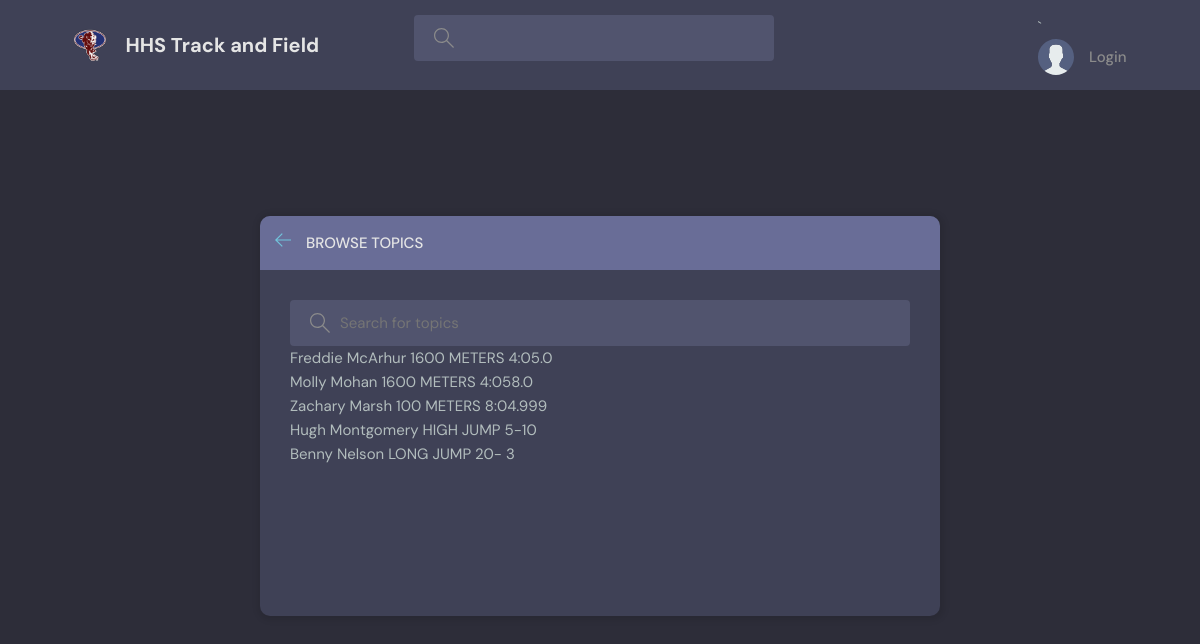
The app's page /recentactivity/, older data.
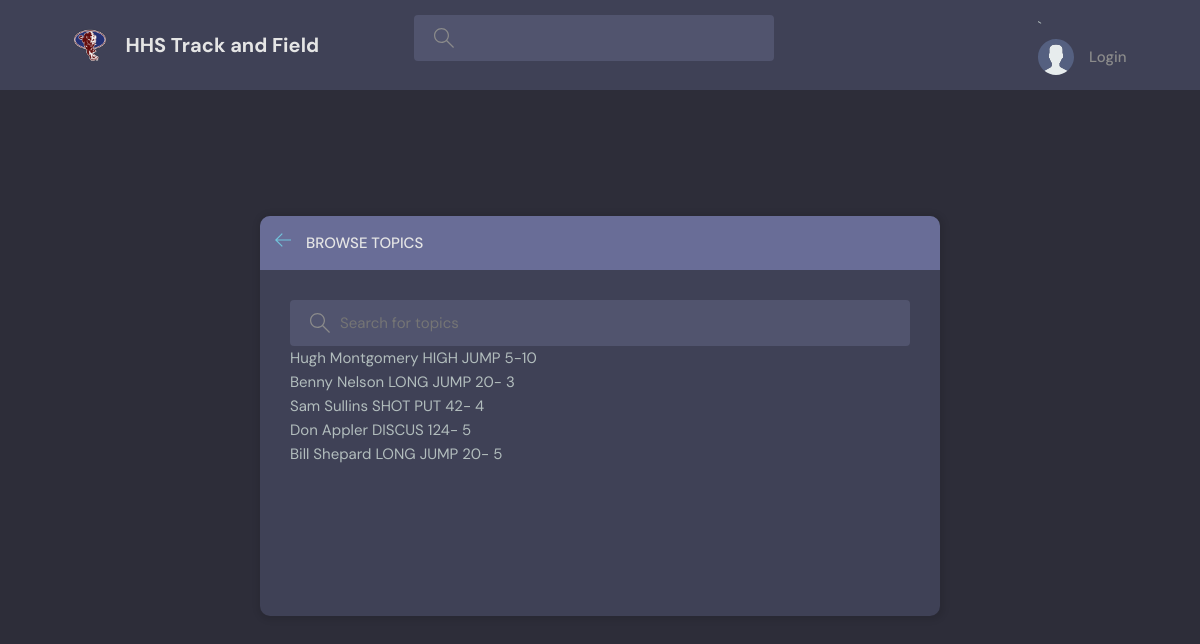
The same page, newer data.
### base/models.py (models this page shows, shortened)
class Performance(models.Model):
    EventID = models.ForeignKey(Event, on_delete=models.SET_NULL,null=True)
    Mark = models.CharField(max_length=200, null=True)
    MarkRawLarge = models.IntegerField()
    MarkRawSmall = models.DecimalField(decimal_places=3,max_digits=20)
    MeetID = models.ForeignKey(Meet, on_delete=models.SET_NULL,null=True)
    PerformanceNote = models.CharField(max_length=10,null=True,blank=True)
    CY = models.IntegerField(null=True)
    EventDate = models.DateField(null=True)
    Notes = models.TextField(null = True,blank=True)
    Archive = models.BooleanField()
    StateChamp = models.BooleanField(null=True)
    AthleteID = models.ManyToManyField(Athlete)
    Confirmed = models.BooleanField(null=False,default=False)
    Locked = models.BooleanField(null=False,default=False)
    updated = models.DateTimeField(auto_now=True)
    created = models.DateTimeField(auto_now_add=True)

class Athlete(models.Model):
    Graduation = models.IntegerField()
    Athlete = models.CharField(max_length=200, null=True)
    Male = models.BooleanField()
    Active = models.BooleanField()
    First = models.CharField(max_length=200, blank=True)
    Last = models.CharField(max_length=200, blank=True)
    updated = models.DateTimeField(auto_now=True)
    created = models.DateTimeField(auto_now_add=True)
    def __str__(self):
        return self.Athlete

class Event(models.Model):
    EventName = models.CharField(max_length=200, null=True)
    FieldEvent = models.BooleanField()
    Current = models.BooleanField()
    Relay = models.BooleanField()
    Order = models.IntegerField()
    MeasurementSystem = models.CharField(max_length=20)
    updated = models.DateTimeField(auto_now=True)
    created = models.DateTimeField(auto_now_add=True)

### base/views.py (the view)
# urls.py: path('recentactivity/',views.recentActivityPage,name="recent-activity"),
def recentActivityPage(request):
    q = request.GET.get('q') if request.GET.get('q') != None else ''
    performance_newest_first = Performance.objects.order_by('-updated')[0:5]
    context = {'performance_newest_first':performance_newest_first}
    return render(request, 'base/recent_updates_mobile.html',context )

### base/templates/base/recent_updates_mobile.html (shortened to what this page needs)
{% extends 'main.html' %}
{% block content %}
    <main class="create-room layout">
      <div class="container">
        <div class="layout__box">
          <div class="layout__boxHeader">
            <div class="layout__boxTitle">
              <a href="{% url 'home' %}">
                <svg version="1.1" xmlns="http://www.w3.org/2000/svg" width="32" height="32" viewBox="0 0 32 32">
                  <title>arrow-left</title>
                  <path
                    d="M13.723 2.286l-13.723 13.714 13.719 13.714 1.616-1.611-10.96-10.96h27.625v-2.286h-27.625l10.965-10.965-1.616-1.607z"
                  ></path>
                </svg>
              </a>
              <h3>Browse Topics</h3>
            </div>
          </div>
          <div class="topics-page layout__body">
            <form action = "" method = "GET" class="header__search">
              <label>
                <input name="q" placeholder="Search for topics" />
              </label>
            </form>
            <ul class="topics__list">
              {% for performance in performance_newest_first %}
              <li>
              {{ performance.AthleteID.all|join:", " }} {{performance.EventID.EventName }} {{ performance.Mark }}
              </li>
              {% endfor %}
            </ul>
          </div>
        </div>
      </div>
    </main>
    {% endblock content %}

Row changes from the older to the newer data that the page shows:
removed Performance: AthleteID.all "Freddie McArhur", EventID.EventName "1600 METERS", Mark "4:05.0"
removed Performance: AthleteID.all "Molly Mohan", EventID.EventName "1600 METERS", Mark "4:058.0"
removed Performance: AthleteID.all "Zachary Marsh", EventID.EventName "100 METERS", Mark "8:04.999"
now on this page (row unchanged): Performance: AthleteID.all "Sam Sullins", EventID.EventName "SHOT PUT", Mark "42- 4"
now on this page (row unchanged): Performance: AthleteID.all "Don Appler", EventID.EventName "DISCUS", Mark "124- 5"
now on this page (row unchanged): Performance: AthleteID.all "Bill Shepard", EventID.EventName "LONG JUMP", Mark "20- 5"
